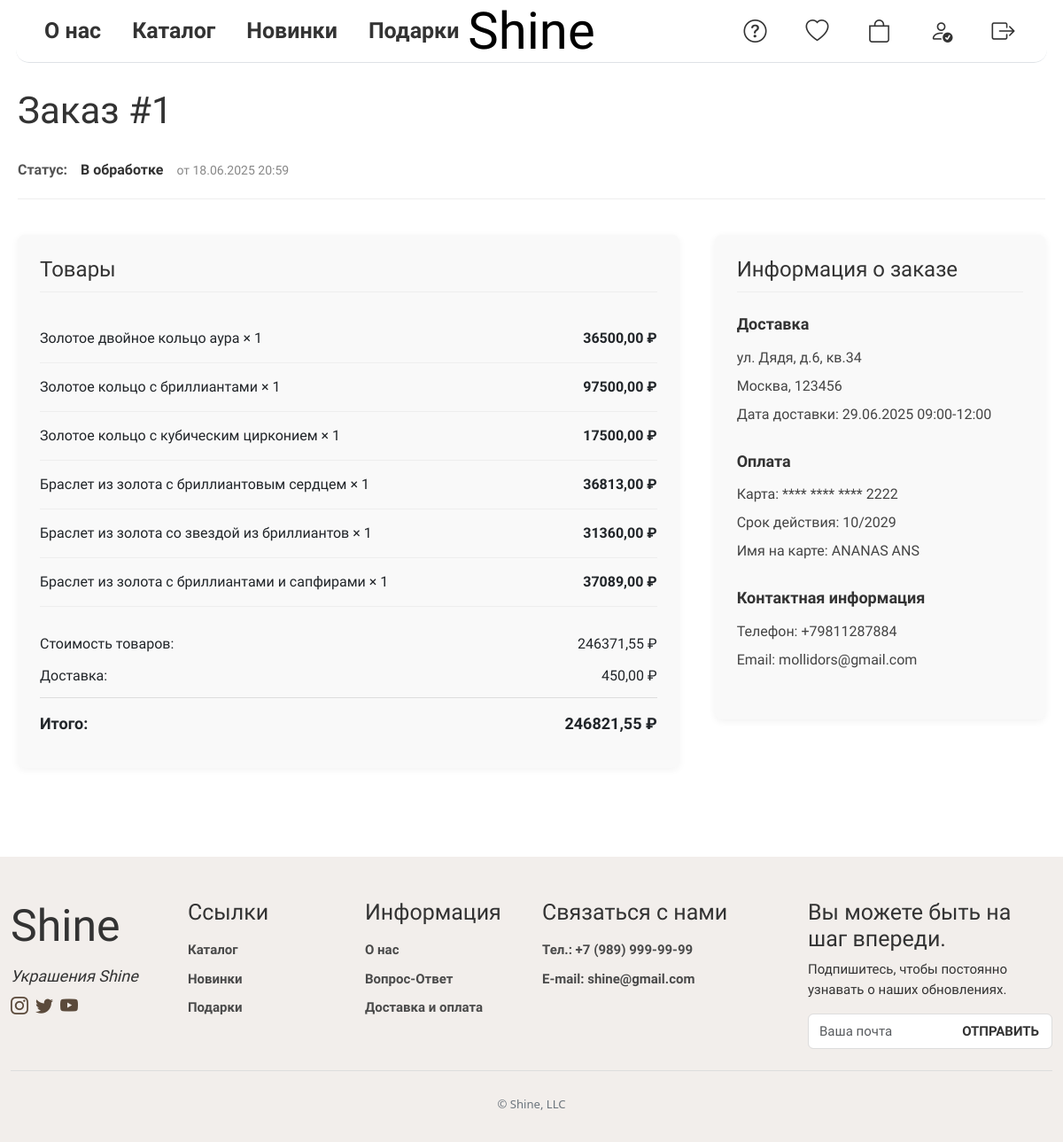
/orders/1/ (signed in), run on an earlier commit of the app's database.
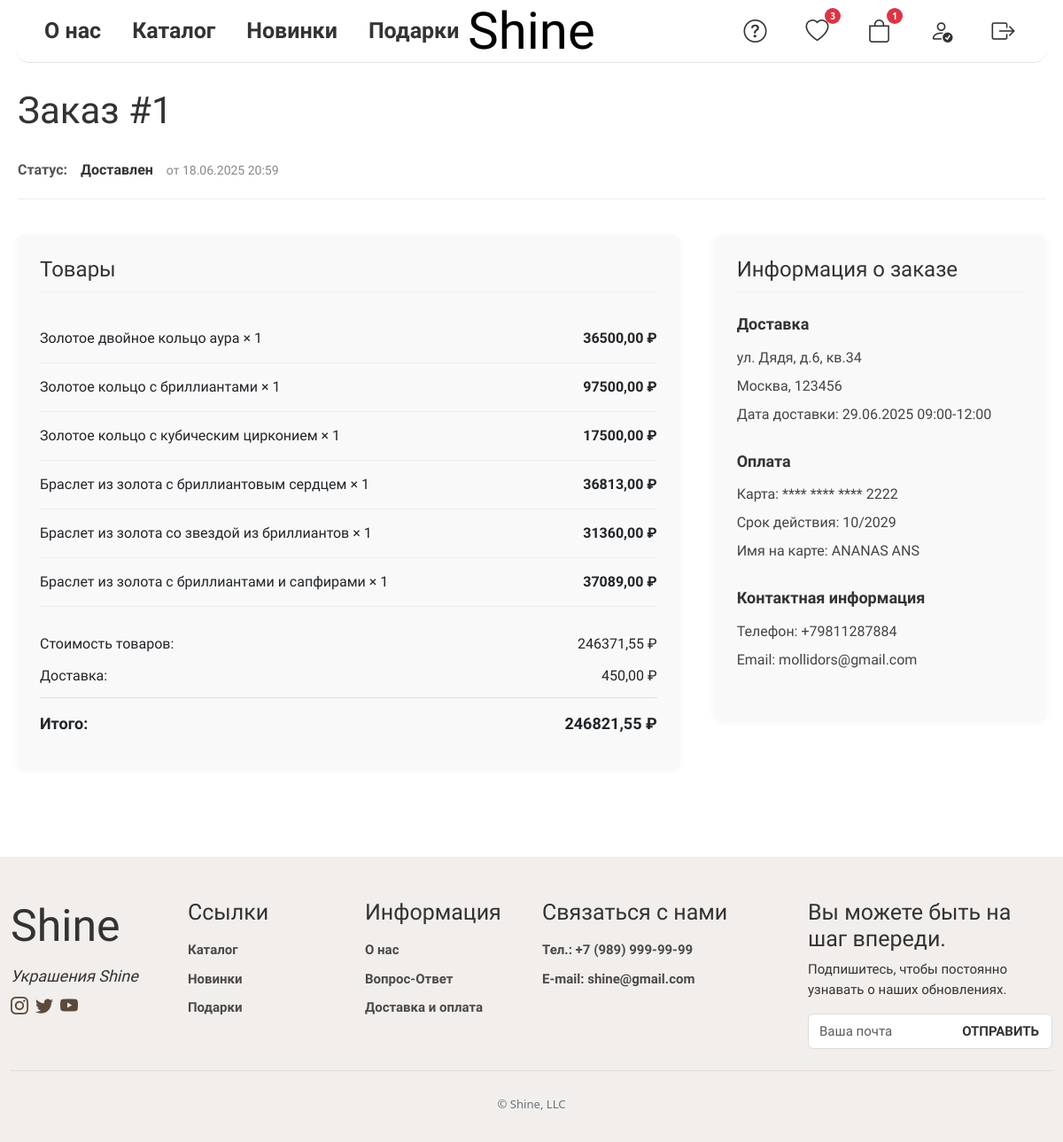
And on a later commit of the database.
### webapp/models.py (models this page shows, shortened)
class Order(models.Model):
    ORDER_STATUS = (
        ('pending', 'В обработке'),
        ('processing', 'В процессе'),
        ('shipped', 'Отправлен'),
        ('delivered', 'Доставлен'),
        ('cancelled', 'Отменен'),
        ('returned', 'Возвращен'),
    )
    user = models.ForeignKey(User, on_delete=models.CASCADE, related_name='orders')
    order_number = models.UUIDField(default=uuid.uuid4, editable=False, unique=True)
    order_date = models.DateTimeField(auto_now_add=True, verbose_name='Дата заказа')
    status = models.CharField(max_length=20, choices=ORDER_STATUS, default='pending', verbose_name='Статус заказа')
    shipping_address = models.ForeignKey(UserAddress, on_delete=models.SET_NULL, null=True,
                                         related_name='shipping_orders')
    billing_address = models.ForeignKey(UserAddress, on_delete=models.SET_NULL, null=True,
                                        related_name='billing_orders')
    payment_card = models.ForeignKey(PaymentCard, on_delete=models.SET_NULL, null=True, blank=True)
    delivery_date = models.DateField(null=True, blank=True, verbose_name='Дата доставки')
    delivery_time = models.CharField(max_length=50, blank=True, null=True, verbose_name='Время доставки')
    subtotal = models.DecimalField(max_digits=10, decimal_places=2, verbose_name='Сумма товаров')
    shipping_cost = models.DecimalField(max_digits=10, decimal_places=2, default=450, verbose_name='Стоимость доставки')
    discount = models.DecimalField(max_digits=10, decimal_places=2, default=0, verbose_name='Скидка')
    total = models.DecimalField(max_digits=10, decimal_places=2, verbose_name='Итоговая сумма')
    email = models.EmailField(verbose_name='Email для заказа')
    phone = models.CharField(max_length=20, verbose_name='Телефон для заказа')
    notes = models.TextField(blank=True, verbose_name='Примечания к заказу')
    tracking_number = models.CharField(max_length=100, blank=True, null=True, verbose_name='Трек-номер')
    cancellation_reason = models.TextField(blank=True, null=True, verbose_name='Причина отмены')
    class Meta:
        ordering = ['-order_date']
        verbose_name = 'Заказ'
        verbose_name_plural = 'Заказы'

class UserAddress(models.Model):
    user = models.ForeignKey(User, on_delete=models.CASCADE, related_name='addresses')
    address_line1 = models.CharField(max_length=255, verbose_name='Улица, дом, квартира')
    address_line2 = models.CharField(max_length=255, blank=True, verbose_name='Дополнительная информация')
    city = models.CharField(max_length=100, verbose_name='Город')
    postal_code = models.CharField(max_length=20, verbose_name='Почтовый индекс')
    country = models.CharField(max_length=100, verbose_name='Страна', default='Россия')
    is_default = models.BooleanField(default=False, verbose_name='Основной адрес')
    created_at = models.DateTimeField(auto_now_add=True)
    class Meta:
        verbose_name = 'Адрес пользователя'
        verbose_name_plural = 'Адреса пользователей'
        ordering = ['-is_default', '-created_at']

class PaymentCard(models.Model):
    user = models.ForeignKey(User, on_delete=models.CASCADE, related_name='cards', verbose_name='Пользователь',
                             null=False)
    card_holder = models.CharField(max_length=100, verbose_name='Владелец карты')
    card_number = models.CharField(max_length=16, verbose_name='Номер карты')
    expiry_month = models.PositiveIntegerField(validators=[MinValueValidator(1), MaxValueValidator(12)],
                                               verbose_name='Месяц окончания')
    expiry_year = models.PositiveIntegerField(verbose_name='Год окончания')
    cvv = models.CharField(max_length=4, verbose_name='CVV код')
    is_default = models.BooleanField(default=False, verbose_name='Основная карта')
    created_at = models.DateTimeField(auto_now_add=True)
    CARD_TYPES = (
        ('visa', 'Visa'),
        ('mastercard', 'MasterCard'),
        ('mir', 'Мир'),
        ('other', 'Другая'),
    )
    card_type = models.CharField(max_length=20, choices=CARD_TYPES, default='visa', verbose_name='Тип карты')
    class Meta:
        verbose_name = 'Платежная карта'
        verbose_name_plural = 'Платежные карты'
        ordering = ['-is_default', '-created_at']

### webapp/views.py (the view)
# urls.py: path('orders/<int:order_id>/', views.order_detail, name='order_detail'),
@login_required
def order_detail(request, order_id):
    order = get_object_or_404(Order, id=order_id)
    if not request.user.is_superuser and order.user != request.user:
        raise Http404("Заказ не найден")
    return render(request, 'order_detail.html', {'order': order})

### webapp/context_processors.py (called while the page is built)
def cart_items_count(request):
    if request.user.is_authenticated:
        cart = Cart.objects.filter(user=request.user).first()
        return {'cart_items_count': cart.total_items if cart else 0}
    return {'cart_items_count': 0}

def wishlist_items_count(request):
    if request.user.is_authenticated:
        wishlist = Wishlist.objects.filter(user=request.user).first()
        return {'wishlist_items_count': wishlist.items.count() if wishlist else 0}
    return {'wishlist_items_count': 0}

### webapp/models.py (called while the page is built)
    def total_price(self):
        return self.price * self.quantity

    @property
    def total_items(self):
        return self.items.aggregate(total=models.Sum('quantity'))['total'] or 0

### templates/order_detail.html (shortened to what this page needs)
{% extends "base.html" %}
{% load static %}
{% block content %}
<div class="odp-main-wrapper">
    <h1 class="odp-order-title">Заказ #{{ order.id }}</h1>
    <div class="odp-status-container">
        <span class="odp-status-label">Статус:</span>
        <span class="odp-status-value">{{ order.get_status_display }}</span>
        <span class="odp-order-date">от {{ order.order_date|date:"d.m.Y H:i" }}</span>
    </div>
    <div class="odp-layout-grid">
        <div class="odp-products-section">
            <h2 class="odp-section-heading">Товары</h2>
            <div class="odp-items-container">
                {% for item in order.items.all %}
                <div class="odp-line-item">
                    <div class="odp-product-name">{{ item.product.name_product }} × {{ item.quantity }}</div>
                    <div class="odp-product-price">{{ item.total_price }} ₽</div>
                </div>
                {% endfor %}
            </div>
            <div class="odp-totals-section">
                <div class="odp-total-line">
                    <span>Стоимость товаров:</span>
                    <span>{{ order.subtotal }} ₽</span>
                </div>
                <div class="odp-total-line">
                    <span>Доставка:</span>
                    <span>{{ order.shipping_cost }} ₽</span>
                </div>
                <div class="odp-total-line odp-grand-total">
                    <span>Итого:</span>
                    <span>{{ order.total }} ₽</span>
                </div>
            </div>
        </div>
        <div class="odp-info-section">
            <h2 class="odp-section-heading">Информация о заказе</h2>
            <div class="odp-info-block">
                <h3 class="odp-info-title">Доставка</h3>
                <p class="odp-info-text">{{ order.shipping_address.address_line1 }}</p>
                <p class="odp-info-text">{{ order.shipping_address.city }}, {{ order.shipping_address.postal_code }}</p>
                <p class="odp-info-text">Дата доставки: {{ order.delivery_date|date:"d.m.Y" }} {{ order.delivery_time }}</p>
            </div>
            <div class="odp-info-block">
                <h3 class="odp-info-title">Оплата</h3>
                <p class="odp-info-text">Карта: **** **** **** {{ order.payment_card.card_number }}</p>
                <p class="odp-info-text">Срок действия: {{ order.payment_card.expiry_month }}/{{ order.payment_card.expiry_year }}</p>
                <p class="odp-info-text">Имя на карте: {{ order.payment_card.card_holder }}</p>
            </div>
            <div class="odp-info-block">
                <h3 class="odp-info-title">Контактная информация</h3>
                <p class="odp-info-text">Телефон: {{ order.phone }}</p>
                <p class="odp-info-text">Email: {{ order.email }}</p>
            </div>
        </div>
    </div>
</div>
{% endblock %}

What changed in the data, as far as the page shows it:
changed Order "mollidors@gmail.com": status "В обработке" → "Доставлен"
Also different on the page:
{{ wishlist_items_count }}: (not shown) → "3"
{{ cart_items_count }}: (not shown) → "1"
